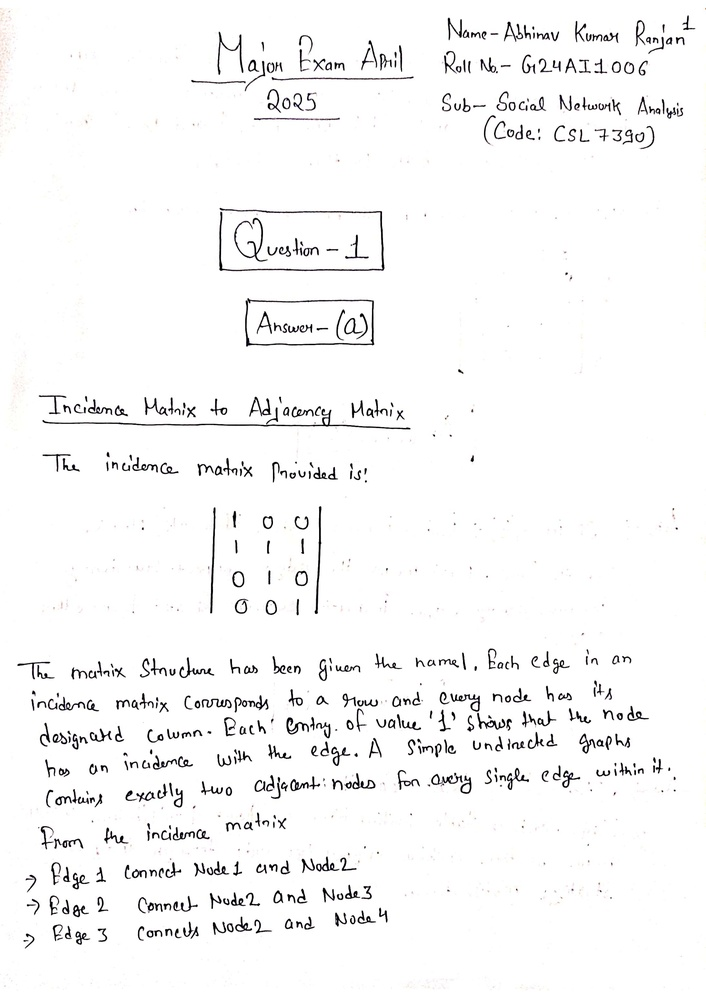
#> input picture images/page_1.jpg, 706 x 999 px, shrunk from 2480 x 3509 before the run
$ python -i ocr_preprocessing_agent.py   (imports and definitions only)
#> lines starting #> are read from the running program, lines starting #| are printed output that depends on the picture; after the words box and inside, x2 and y2 are one past the last pixel; in counts of white or black regions, pixels touching at a corner belong together
# ocr_preprocessing_agent.py

import os
import cv2
import numpy as np
from pdf2image import convert_from_path
from skimage.filters import threshold_local

class PreprocessingAgent:
    def __init__(self, dpi=300, output_dir='cleaned_pages'):
        self.dpi = dpi
        self.output_dir = output_dir
        os.makedirs(self.output_dir, exist_ok=True)

    # [10 lines left out: function process_pdf, not called in this run]

    def adaptive_preprocess(self, img):
        gray = cv2.cvtColor(img, cv2.COLOR_RGB2GRAY)
        quality_report = self.analyze_image(gray)

        if quality_report['noisy']:
            gray = cv2.medianBlur(gray, 3)
        if quality_report['low_contrast']:
            gray = cv2.equalizeHist(gray)

        T = threshold_local(gray, 15, offset=10)
        binary = (gray > T).astype("uint8") * 255
        binary_bgr = cv2.cvtColor(binary, cv2.COLOR_GRAY2BGR)

        if quality_report['skewed']:
            binary_bgr = self.deskew(binary_bgr)

        return self.crop_to_content(binary_bgr)

    def analyze_image(self, gray):
        stddev = np.std(gray)
        edges = cv2.Canny(gray, 100, 200)
        edge_density = np.sum(edges) / (edges.shape[0] * edges.shape[1])
        return {
            'low_contrast': stddev < 40,
            'noisy': edge_density > 0.12,
            'skewed': self.detect_skew(gray) > 1.0
        }

    def detect_skew(self, gray):
        coords = np.column_stack(np.where(gray < 255))
        if coords.size == 0:
            return 0.0
        angle = cv2.minAreaRect(coords)[-1]
        return abs(angle if angle <= 45 else 90 - angle)

    def deskew(self, img):
        gray = cv2.cvtColor(img, cv2.COLOR_BGR2GRAY)
        coords = np.column_stack(np.where(gray < 255))
        angle = cv2.minAreaRect(coords)[-1]
        angle = -(90 + angle) if angle < -45 else -angle
        (h, w) = img.shape[:2]
        M = cv2.getRotationMatrix2D((w//2, h//2), angle, 1.0)
        return cv2.warpAffine(img, M, (w, h), flags=cv2.INTER_LINEAR, borderMode=cv2.BORDER_REPLICATE)

    def crop_to_content(self, img):
        gray = cv2.cvtColor(img, cv2.COLOR_BGR2GRAY)
        coords = cv2.findNonZero(gray)
        if coords is not None:
            x, y, w, h = cv2.boundingRect(coords)
            return img[y:y+h, x:x+w]
        return img

>>> import cv2
>>> picture = cv2.cvtColor(cv2.imread('images/page_1.jpg'), cv2.COLOR_BGR2RGB)
>>> result = PreprocessingAgent().adaptive_preprocess(picture)
#> in analyze_image, `stddev = np.std(gray)`: stddev = 36.84
#> in analyze_image, `edges = cv2.Canny(gray, 100, 200)`:
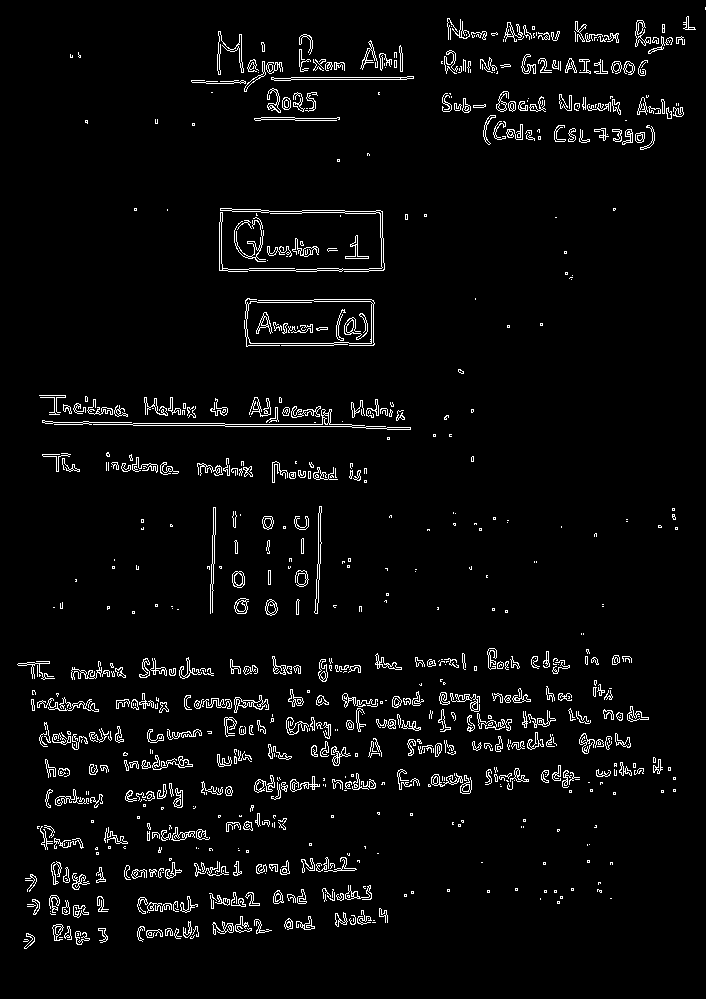
#> edges: shape (999, 706); 3.9% white in thin lines or dots
#> in analyze_image, `edge_density = np.sum(edges) / (edges.shape[0] * edges.shape[1])`: edge_density = 9.95
#> in detect_skew, `coords = np.column_stack(np.where(gray < 255))`: coords = 142260 pairs, first value 0 to 991, second value 0 to 705
#> in detect_skew, `angle = cv2.minAreaRect(coords)[-1]`: angle = -90
#> in adaptive_preprocess, `quality_report = self.analyze_image(gray)`: quality_report = {'low_contrast': True, 'noisy': True, 'skewed': True}
#> in adaptive_preprocess, `gray = cv2.medianBlur(gray, 3)`:
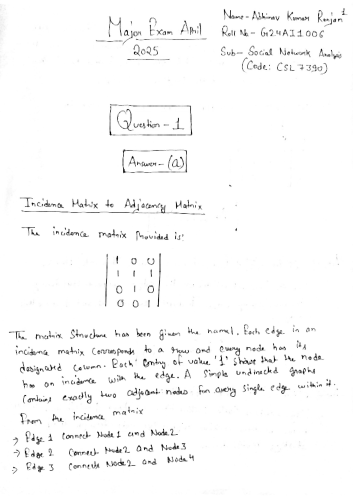
#> gray: shape (999, 706) (shown at 1/2 size); min 1, max 255, mean 249
#> in adaptive_preprocess, `gray = cv2.equalizeHist(gray)`:
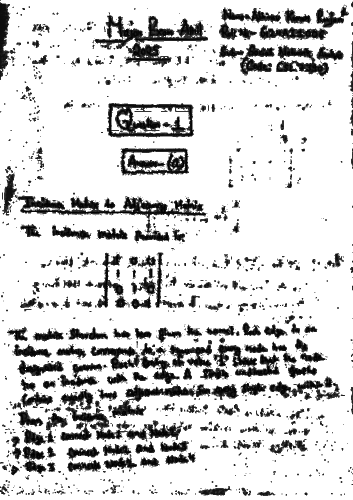
#> gray: shape (999, 706) (shown at 1/2 size); min 0, max 255, mean 211
#> in adaptive_preprocess, `T = threshold_local(gray, 15, offset=10)`:
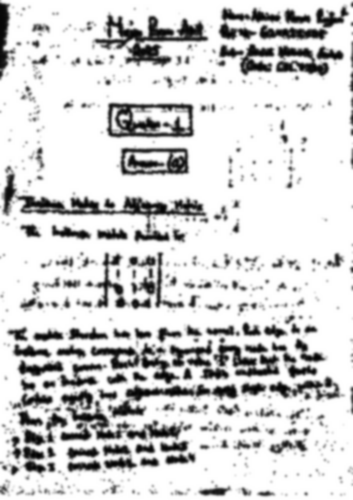
#> T: shape (999, 706) float64 (shown at 1/2 size); min -3.97, max 245, mean 201; drawn with min black and max white
#> in adaptive_preprocess, `binary = (gray > T).astype("uint8") * 255`:
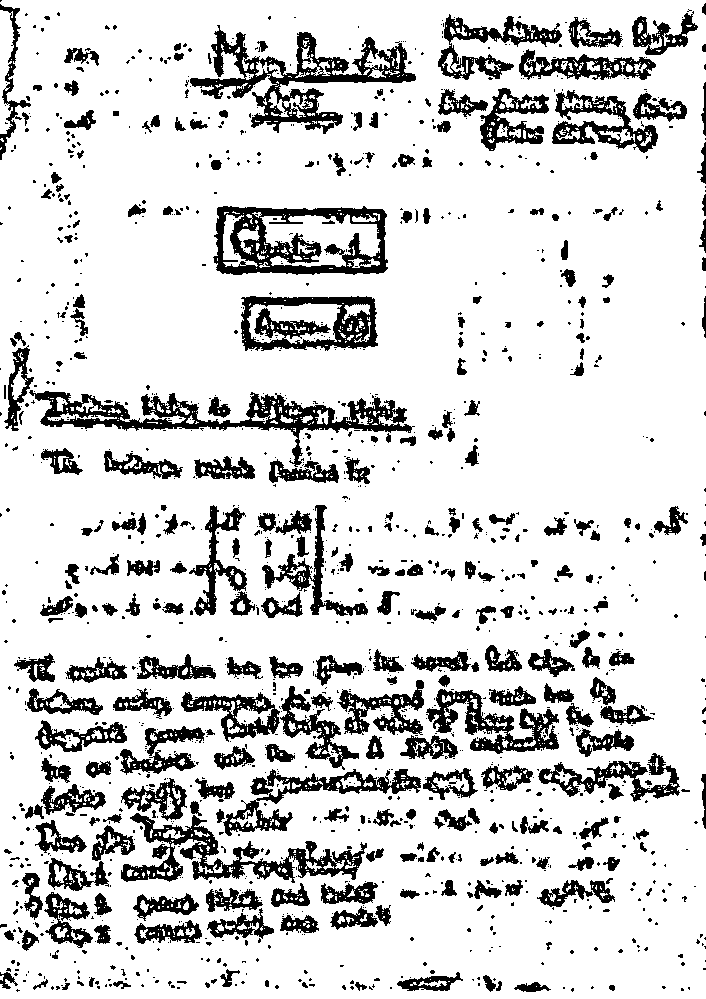
#> binary: shape (999, 706); 83% white; 1455 black regions (1133 under 20 px), largest, box (x1, y1, x2, y2) and area: (29, 390, 415, 467) 6691, (190, 25, 416, 134) 6646, (213, 206, 388, 275) 5829
#> in deskew, `coords = np.column_stack(np.where(gray < 255))`: coords = 119841 pairs, first value 0 to 991, second value 0 to 705
#> in deskew, `angle = cv2.minAreaRect(coords)[-1]`: angle = -90
#> in deskew, `angle = -(90 + angle) if angle < -45 else -angle`: angle = 0
#> in deskew, `M = cv2.getRotationMatrix2D((w//2, h//2), angle, 1.0)`: M = [[1, 0, 0], [0, 1, 0]]
#> in crop_to_content, `coords = cv2.findNonZero(gray)`: coords = contour of 585453 points, box (x1, y1, x2, y2) (0, 0, 706, 999), area 1384
#> in crop_to_content, `x, y, w, h = cv2.boundingRect(coords)`: x = 0; w = 706; h = 999

$ run again, on images/page_10.jpg
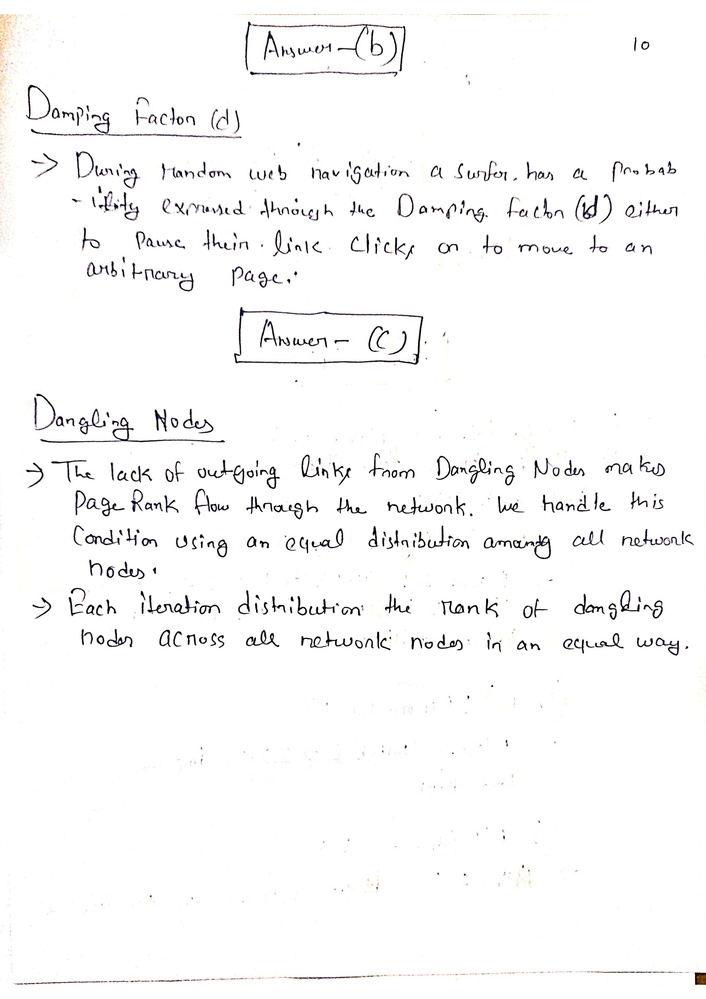
#> input picture images/page_10.jpg, 706 x 999 px, shrunk from 2480 x 3509 before the run
#> stddev = 32.62
#> in analyze_image, `edges = cv2.Canny(gray, 100, 200)`:
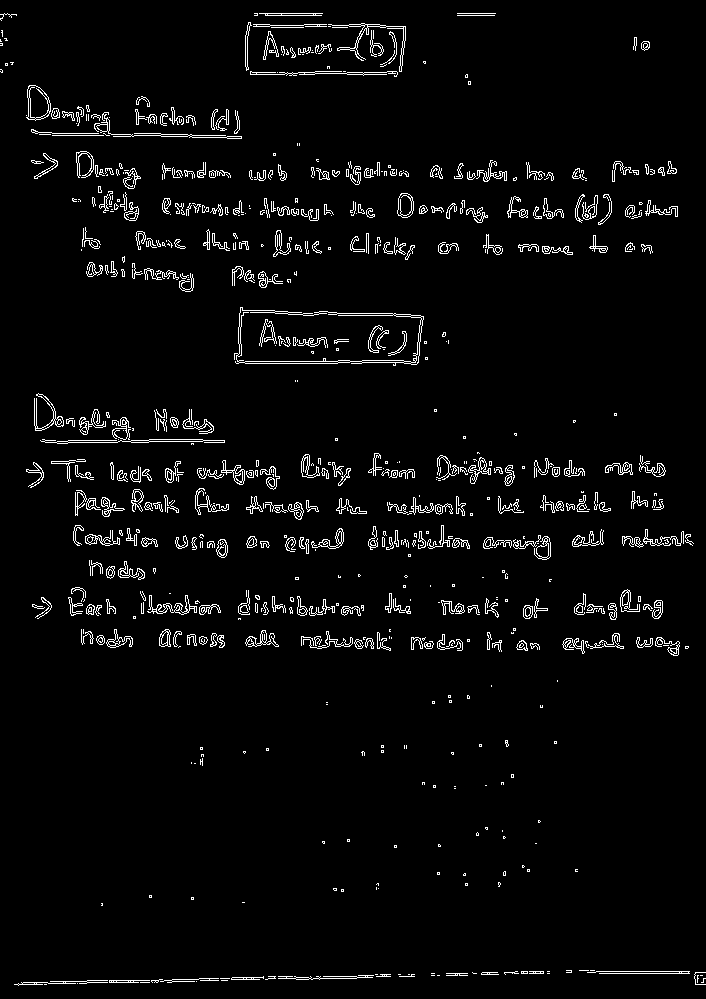
#> edges: shape (999, 706); 3.6% white in thin lines or dots
#> edge_density = 9.1
#> in detect_skew, `coords = np.column_stack(np.where(gray < 255))`: coords = 138734 pairs, first value 0 to 991, second value 0 to 705
#> in detect_skew, `angle = cv2.minAreaRect(coords)[-1]`: angle = -90
#> quality_report = {'low_contrast': True, 'noisy': True, 'skewed': True}
#> in adaptive_preprocess, `binary = (gray > T).astype("uint8") * 255`:
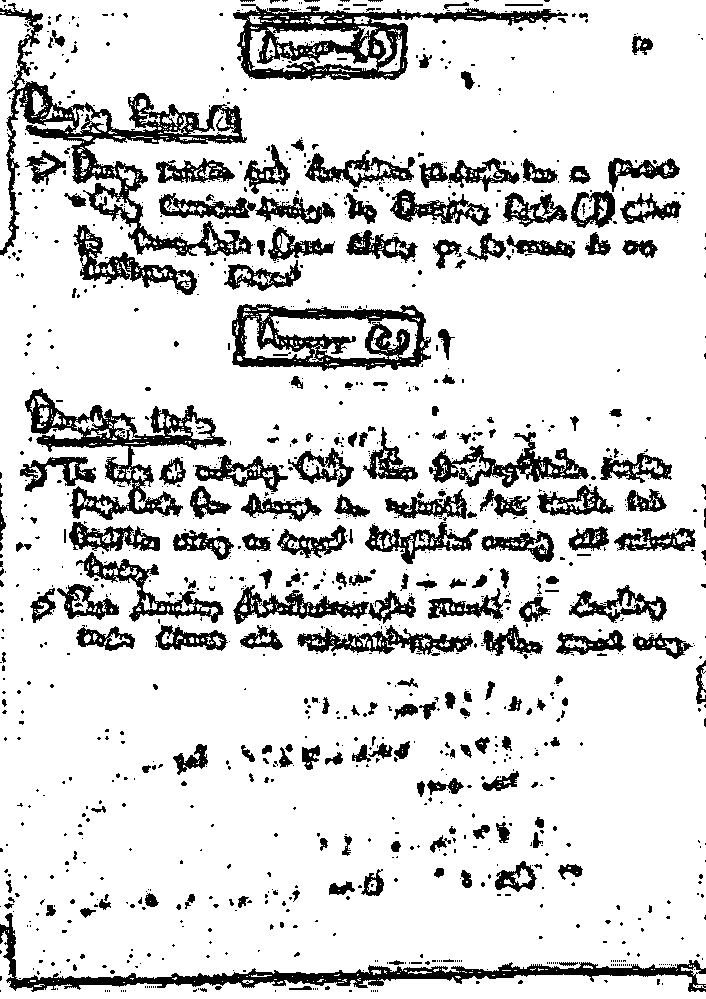
#> binary: shape (999, 706); 84.2% white; 1283 black regions (1043 under 20 px), largest, box (x1, y1, x2, y2) and area: (0, 3, 253, 256) 10368, (233, 4, 568, 81) 7794, (0, 913, 706, 992) 7203
#> in deskew, `coords = np.column_stack(np.where(gray < 255))`: coords = 111673 pairs, first value 0 to 991, second value 0 to 705
#> in deskew, `angle = cv2.minAreaRect(coords)[-1]`: angle = -90
#> in deskew, `angle = -(90 + angle) if angle < -45 else -angle`: angle = 0
#> M = [[1, 0, 0], [0, 1, 0]]
#> in crop_to_content, `coords = cv2.findNonZero(gray)`: coords = contour of 593621 points, box (x1, y1, x2, y2) (0, 0, 706, 999), area 66
#> in crop_to_content, `x, y, w, h = cv2.boundingRect(coords)`: x = 0; w = 706; h = 999

$ run again, on images/page_11.jpg
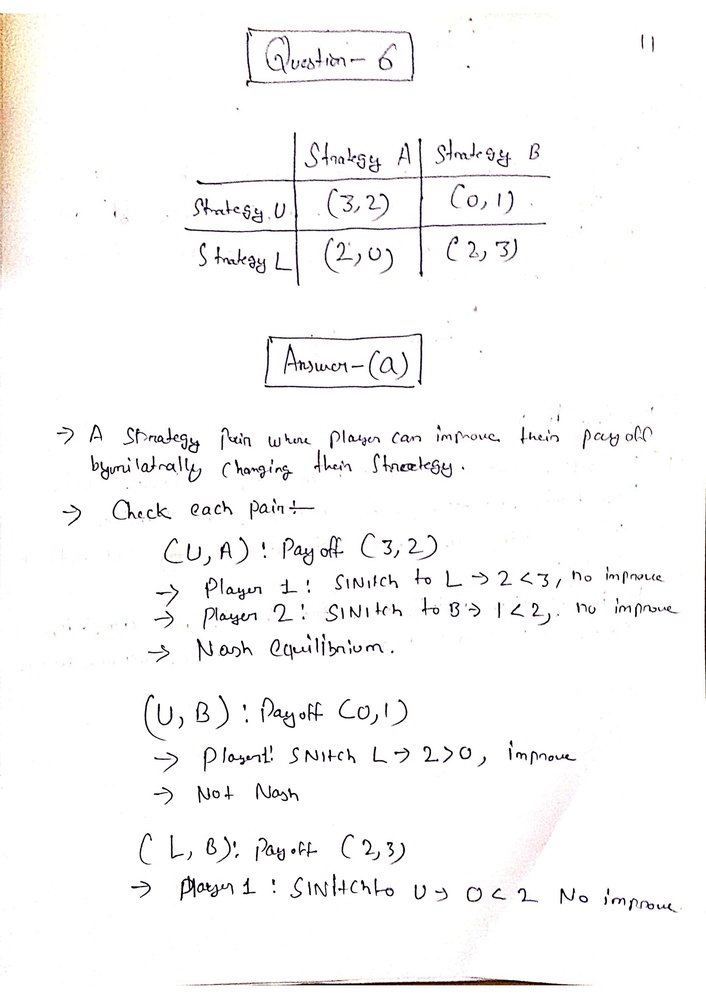
#> input picture images/page_11.jpg, 706 x 999 px, shrunk from 2480 x 3509 before the run
#> stddev = 31.98
#> in analyze_image, `edges = cv2.Canny(gray, 100, 200)`:
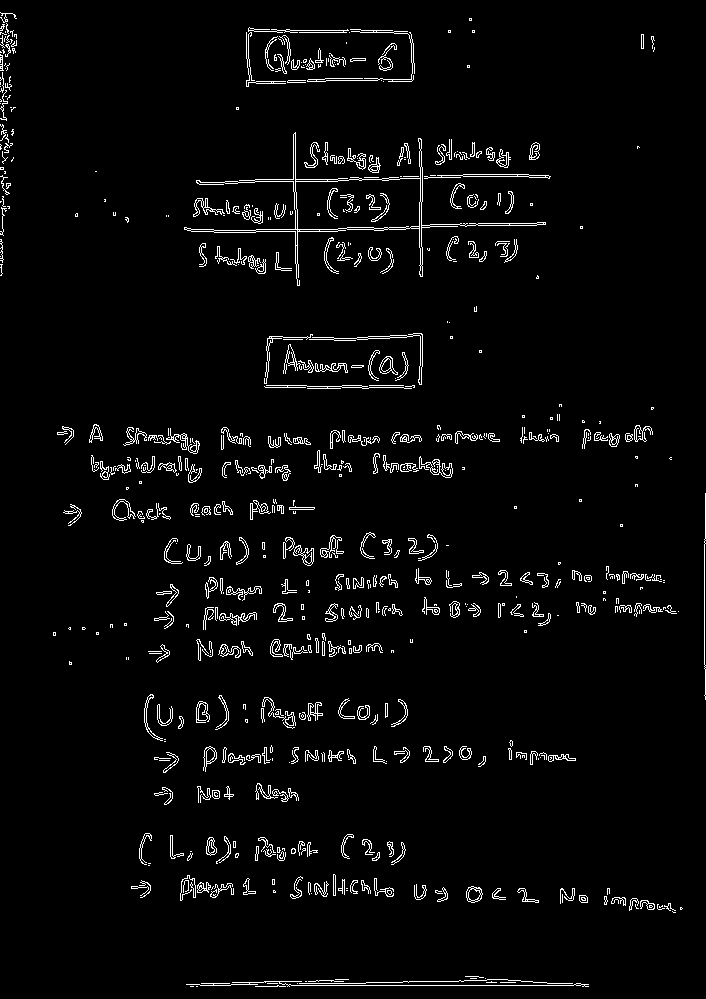
#> edges: shape (999, 706); 3.4% white in thin lines or dots
#> edge_density = 8.64
#> in detect_skew, `coords = np.column_stack(np.where(gray < 255))`: coords = 145098 pairs, first value 0 to 992, second value 0 to 705
#> in detect_skew, `angle = cv2.minAreaRect(coords)[-1]`: angle = -90
#> quality_report = {'low_contrast': True, 'noisy': True, 'skewed': True}
#> in adaptive_preprocess, `binary = (gray > T).astype("uint8") * 255`:
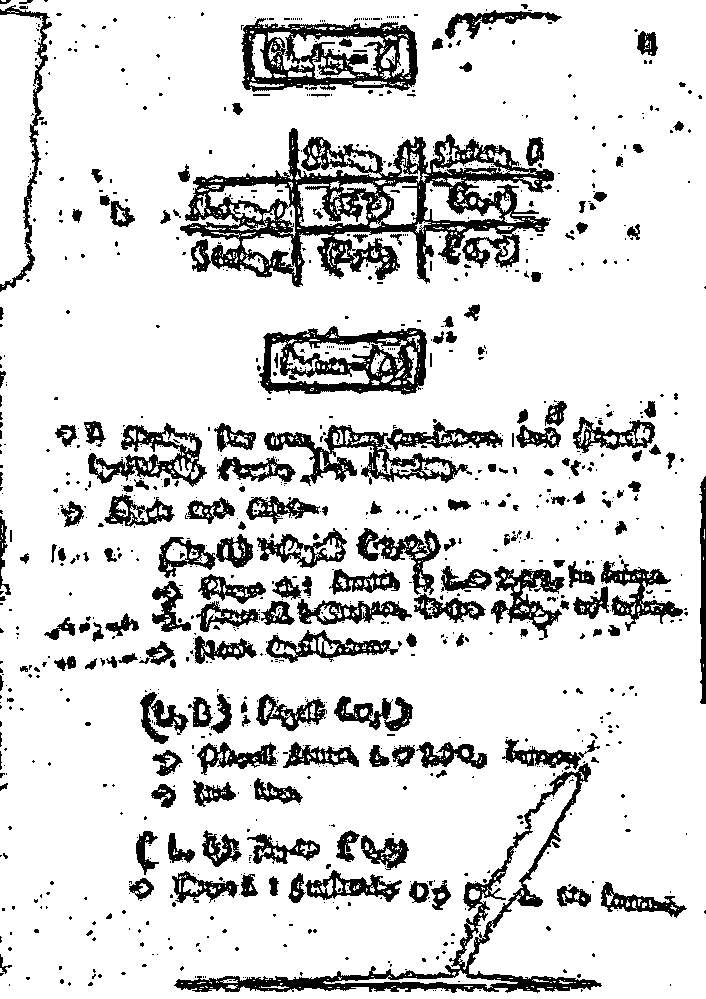
#> binary: shape (999, 706); 84.5% white; 1085 black regions (877 under 20 px), largest, box (x1, y1, x2, y2) and area: (180, 128, 554, 287) 20366, (174, 763, 602, 993) 7979, (241, 18, 418, 92) 6378
#> in deskew, `coords = np.column_stack(np.where(gray < 255))`: coords = 109588 pairs, first value 0 to 992, second value 0 to 705
#> in deskew, `angle = cv2.minAreaRect(coords)[-1]`: angle = -90
#> in deskew, `angle = -(90 + angle) if angle < -45 else -angle`: angle = 0
#> M = [[1, 0, 0], [0, 1, 0]]
#> in crop_to_content, `coords = cv2.findNonZero(gray)`: coords = contour of 595706 points, box (x1, y1, x2, y2) (0, 0, 706, 999), area 615
#> in crop_to_content, `x, y, w, h = cv2.boundingRect(coords)`: x = 0; w = 706; h = 999
